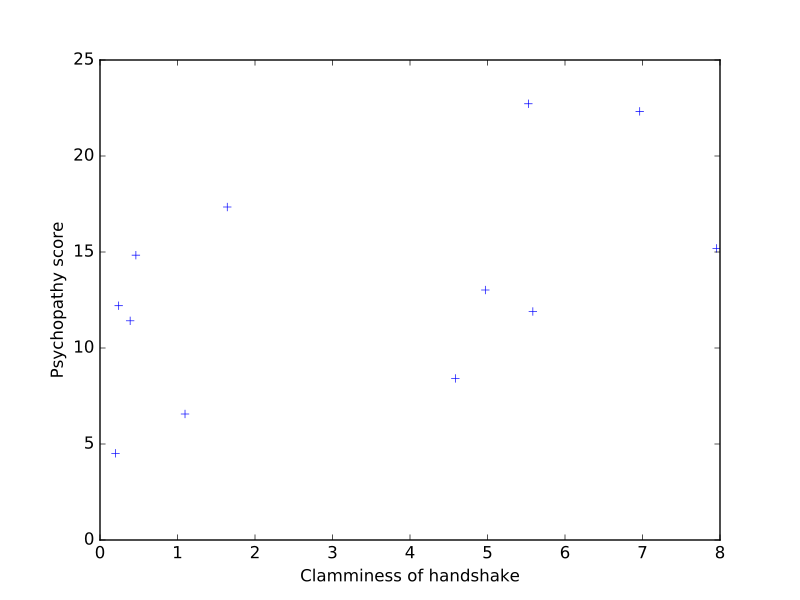

Python code for this plot:
plt.plot(clammy, psychopathy, '+')
# [...]
plt.xlabel('Clamminess of handshake')
# <...>
plt.ylabel('Psychopathy score')
# <...>
